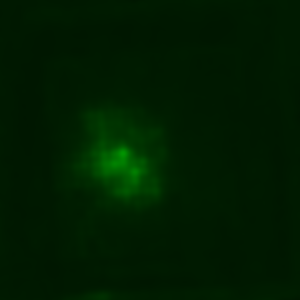
#> input picture image1/image_10_gaussian.tif, 300 x 300 px, given in place of image_8_gaussian.tif, which was not available
$ python main.py
#> lines starting #> are read from the running program, lines starting #| are printed output that depends on the picture; after the words box and inside, x2 and y2 are one past the last pixel; in counts of white or black regions, pixels touching at a corner belong together; pictures that were not available may be replaced by others from this repository, and a replacement may not be noted
### functions.py
import numpy as np
from skimage import measure
from skimage import io, filters
import  matplotlib.pyplot as plt


def normalization(image):
	"""
	归一化函数（线性归一化）
	:param image: ndarray
	:return:
	"""
	# as dtype = np.float32
	image = image.astype(np.float32)
	image = (image - np.min(image)) / (np.max(image)-np.min(image)+ 1e-14)

	return image

def clean_data(image, bright_threshold=0.38):
	image[image<bright_threshold] = 0

	return image

def binaryzation(image):
	pic = image[:, :, 1]
	a = np.nonzero(pic)

	a_h, a_w = a[0], a[1]
	length = len(a_h)
	c = np.zeros([300, 300, 3], dtype=np.float32)
	for i in range(length):
		c[a_h[i], a_w[i], 1] = 1

	return c

def find_nonzero_boundaries(image):
    # 获取矩阵的尺寸
    image = image[:, :, 1]
    rows, cols = image.shape

    # 初始化边界列表
    boundaries = []

    # 检查每一行和每一列
    for i in range(rows):
        for j in range(cols):
            # 如果当前元素非零，则检查其上下左右四个方向
            if image[i, j] != 0:
                # 上方、下方、左方、右方
                if (i > 0 and i < rows - 1 and image[i - 1, j] != 0 and image[i + 1, j] != 0) and (j > 0 and j < cols - 1 and image[i, j - 1] != 0 and image[i, j + 1] != 0):
                    continue

                # 如果四个方向都没有非零元素，则当前元素是一个边界
                boundaries.append((i, j))

    return boundaries

# [17 lines of commented-out code are left out]

def fill_binaryzation(image, indexs, s=2):
    for ind in indexs:
        img = image[max(0, ind[0]):min(300, ind[2]+1), max(0, ind[1]):min(300, ind[3]+1), 1]
        m, n = img.shape
        k1 = m+2*s
        k2 = n+2*s
        d1 = np.zeros([k1, k2], dtype=np.float32)
        d1[s:-s, :-2*s] = img[:, :]
        d2 = np.zeros([k1, k2], dtype=np.float32)
        d2[s:-s, 2*s:] = img[:, :]
        d3 = np.zeros([k1, k2], dtype=np.float32)
        d3[:-2*s, s:-s] = img[:, :]
        d4 = np.zeros([k1, k2], dtype=np.float32)
        d4[2*s:, s:-s] = img[:, :]

        d = d1 + d2 + d3 + d4

        pic = d[s:-s, s:-s]
        a = np.nonzero(pic)
        a_h, a_w = a[0], a[1]
        length = len(a_h)
        c = np.zeros([m, n], dtype=np.float32)
        for i in range(length):
            c[a_h[i], a_w[i]] = 1

        image[max(0, ind[0]):min(300, ind[2]+1), max(0, ind[1]):min(300, ind[3]+1), 1] = c

    return image

# [25 lines left out: function fill_binaryzation2, not called in this run]

def zone_division(index_list):
    d = np.zeros([300, 300], dtype=np.float32)
    for l in index_list:
        d[l[0], l[1]] = 1
    label_img = measure.label(d)
    # print("区域数量:", len(np.unique(label_img)))

    indexs = []
    for region in measure.regionprops(label_img):
        min_row, min_col, max_row, max_col = region.bbox
        indexs.append((min_row, min_col, max_row, max_col))

    return indexs

def del_area(image, indexs):
    for ind in indexs:
        num=0
        for i in range(max(0, ind[0]), min(300, ind[2]+1)):
            for j in range(max(0, ind[1]), min(300, ind[3]+1)):
                if image[i, j , 1] == 1:
                    num += 1
        if num < 100:
             image[max(0, ind[0]):min(300, ind[2]+1), max(0, ind[1]):min(300, ind[3]+1), 1] = 0

    return image

def cal_area(image, indexs):
    nums = []
    for ind in indexs:
        num=0
        for i in range(max(0, ind[0]), min(300, ind[2]+1)):
            for j in range(max(0, ind[1]), min(300, ind[3]+1)):
                if image[i, j , 1] == 1:
                    num += 1
        nums.append(num)

    return nums

# [18 lines left out: functions cal_intensity, cal_intensity_ratio, not called in this run]

def cal_finally_list(index_list, indexs, i):
    # print(indexs)

    ind = indexs[i]
    index_list2 = []

    for l in index_list:
        if ind[0] <= l[0] <= ind[2] and ind[1] <= l[1] <= ind[3]:
            index_list2.append(l)

    return index_list2

def drawing_line(image, index_list, indexs, i):
    index_list2 = cal_finally_list(index_list, indexs, i)
    for l in index_list2:
        image[l[0], l[1], 0] = 1
        image[l[0], l[1], 1] = 0

    return image

def drawing_line2(index_list, indexs, i):
    index_list2 = cal_finally_list(index_list, indexs, i)
    image = np.zeros([300, 300], dtype=np.uint8)
    for l in index_list2:
        image[l[0], l[1]] = 255

    return image

# [8 lines left out: function trans, not called in this run]

def processing_data(img_norm, threshold):
    # 数据清理后的结果
    img_clean = clean_data(img_norm, threshold)

    # 二值化后的结果
    img_binary = binaryzation(img_clean)

    # 得到边界坐标，并保存为列表
    index_list = find_nonzero_boundaries(img_binary)

    # 划分区域，得到区域的坐标范围（min_row, min_col, max_row, max_col），将多个区域保存为一个列表
    indexs = zone_division(index_list)

    # 消除较小区域
    img_del_binary = del_area(img_binary, indexs)

    # 对消除后的结果进行填充
    img_fill_binary = fill_binaryzation(img_del_binary, indexs)

    # 重新得到填充后的边界坐标，并保存为列表
    index_list2 = find_nonzero_boundaries(img_fill_binary)

    # 重新划分填充后的区域，得到区域的坐标范围（min_row, min_col, max_row, max_col），将多个区域保存为一个列表
    indexs2 = zone_division(index_list2)

    return index_list2, indexs2, img_fill_binary, img_clean

def cal_data(input_name, threshold):
    threshold2 = 0.5
    p_threshold = 0.25
    # 读取数据
    img = io.imread('./image1/%s.tif' % input_name)
    img1 = img.copy()
    img *= 255

    # 得到名字
    id = input_name.split('_')[0] + '_' + input_name.split('_')[1]

    # 读取原始裁切数据
    img_origin = io.imread('./image1/%s_origin.tif' % id)

    # 归一化后的结果
    img_norm = normalization(img)
    img_norm_copy = img_norm.copy()

    index_list, indexs, img_fill_binary, img_clean = processing_data(img_norm, threshold)
    index_list2, indexs2, _, _ = processing_data(img_norm_copy, threshold2)

    # 计算各区域面积，将多个区域面积保存为一个列表
    areas = cal_area(img_fill_binary, indexs)
    i_max = areas.index(max(areas))

    index = indexs[i_max]

    imgc = img_clean[index[0]:index[2]+1, index[1]:index[3]+1, 1]
    imgo = img_origin[index[0]:index[2]+1, index[1]:index[3]+1, 1]
    imgo_copy = imgo.copy()
    imgo_copy[imgc<threshold2] = 0
    num0 = np.count_nonzero(imgo_copy)

    imgc[imgc>=threshold2] = 0
    # imgc = fill_binaryzation2(imgc)
    # imgg[imgg<0.3] = 0
    # c[index[0]:index[2]+1, index[1]:index[3]+1, :] = imgg

    m, n = imgc.shape

    for i in range(m):
        for j in range(n):
            if imgc[i, j] == 0:
                imgo[i, j] = 0
    imgc1 = imgc[:m//2, :n//2]
    imgo1 = imgo[:m//2, :n//2]
    int1 = np.sum(imgo1)
    # print(int1)
    num1 = np.count_nonzero(imgc1)

    imgc2 = imgc[:m//2, n//2:]
    imgo2 = imgo[:m//2, n//2:]
    int2 = np.sum(imgo2)
    # print(int2)
    num2 = np.count_nonzero(imgc2)

    imgc3 = imgc[m//2:, :n//2]
    imgo3 = imgo[m//2:, :n//2]
    int3 = np.sum(imgo3)
    # print(int3)
    num3 = np.count_nonzero(imgc3)

    imgc4 = imgc[m//2:, n//2:]
    imgo4 = imgo[m//2:, n//2:]
    int4 = np.sum(imgo4)
    # print(int4)
    num4 = np.count_nonzero(imgc4)

    p1 = num1 / (num1+num2+num3+num4)
    p2 = num2 / (num1+num2+num3+num4)
    p3 = num3 / (num1+num2+num3+num4)
    p4 = num4 / (num1+num2+num3+num4)

    # [4 lines of commented-out code are left out]

    if p1 < p_threshold:
        p1 = 0
        imgc[:m//2, :n//2] = 0
    else:
        p1 = 1

    if p2 < p_threshold:
        p2 = 0
        imgc[:m//2, n//2:] = 0
    else:
        p2 = 1

    if p3 < p_threshold:
        p3 = 0
        imgc[m//2:, :n//2] = 0
    else:
        p3 = 1

    if p4 < p_threshold:
        p4 = 0
        imgc[m//2:, n//2:] = 0
    else:
        p4 = 1

    int_sum = (int1 * p1 + int2 * p2 + int3 * p3 + int4 * p4) / (num1 * p1 + num2 * p2 + num3 * p3 + num4 * p4)
    int_sum2 = np.sum(imgo_copy)/ num0
    # print(int_sum)
    # print(int_sum2)
    result = round(int_sum2/int_sum, 2)

    # c = np.zeros([m, n, 3], dtype=np.float32)
    # c[:, : , 1] = imgc
    # io.imsave('%s_clean.tif' % id, c, check_contrast=False)


    # 返回线的图
    i = areas.index(max(areas))
    # print(i)
    # print(indexs)
    img_line = drawing_line(img1, index_list2, indexs2, i)
    img_line2 = drawing_line2(index_list2, indexs2, i)


    return result, img_line, img_line2

### main.py
from functions import *
import  matplotlib.pyplot as plt
import os


def count_positive(lst):
    return sum(1 for x in lst if x >= 0)

def find_indices_of_positive_elements(lst):
    return [index for index, element in enumerate(lst) if element >= 0]

def cal_multi_data(input_dir, img_threshold, intensity_threshold1, intensity_threshold2, result_path):
    name = input_dir.split('/')[-1].split('.')[0]
    n1 = '%s_8_gaussian' % name
    n2 = '%s_9_gaussian' % name
    n3 = '%s_10_gaussian' % name
    n4 = '%s_11_gaussian' % name
    r1, img_line1_1, img_line2_1 = cal_data(n1, img_threshold)
#> in cal_data, img is the input picture: shape (300, 300, 3) float32; mean R, G, B 0, 0.115, 0
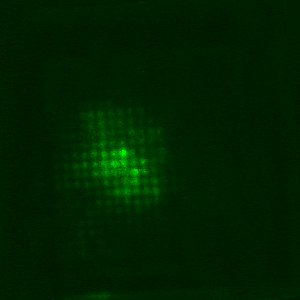
#> input picture image1/image_10_origin.tif, 300 x 300 px, given in place of image_8_origin.tif, which was not available
#> in cal_data, img_origin is the input picture: shape (300, 300, 3) uint16; mean R, G, B 0, 7559.6, 0
#> in binaryzation, `a = np.nonzero(pic)`: a = 6052 positions, rows 110 to 299, columns 73 to 164
#> in binaryzation, `a_h, a_w = a[0], a[1]`: a_h = 6052 values from 110 to 299; a_w = 6052 values, max 164 at index 2415, min 73 at index 3422, mean 121
#> in binaryzation, `length = len(a_h)`: length = 6052
#> in find_nonzero_boundaries, `image = image[:, :, 1]`:
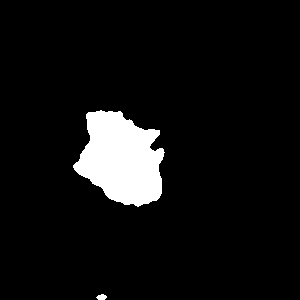
#> image: shape (300, 300) float32; values 0 (black) and 1 (white), 6.7% white; 2 white regions, box (x1, y1, x2, y2) and area: (73, 110, 165, 207) 6004, (96, 294, 107, 300) 48
#> in processing_data, `index_list = find_nonzero_boundaries(img_binary)`: index_list = 324 pairs, first value 110 to 299, second value 73 to 164
#> the loop in zone_division, `for l in index_list:` made 324 passes
#> l on passes 1 to 3: (110, 100), (110, 101), (111, 96)
#> after the loop in zone_division, `for l in index_list:`: d: shape (300, 300) float32; values 0 (black) and 1 (white), 0.36% white in thin lines or dots, all inside (x1, y1, x2, y2) = (73, 110, 165, 300)
#> in zone_division, `label_img = measure.label(d)`: label_img: shape (300, 300) int64; 3 distinct labels, from 0 to 2
#> the loop in zone_division, `for region in measure.regionprops(label_img):` made 2 passes
#> (min_row, min_col, max_row, max_col) on passes 1 to 2: (110, 73, 207, 165), (294, 96, 300, 107)
#> after the loop in zone_division, `for region in measure.regionprops(label_img):`: indexs = [(110, 73, 207, 165), (294, 96, 300, 107)]
#> the loop in del_area, `for ind in indexs:` made 2 passes
#> ind on passes 1 to 2: (110, 73, 207, 165), (294, 96, 300, 107)
#> the loop in fill_binaryzation, `for ind in indexs:` made 2 passes
#> (ind, m, n, k1, k2, a, length) on passes 1 to 2: ((110, 73, 207, 165), 98, 93, 102, 97, 6588 positions, rows 0 to 97, columns 0 to 92, 6588), ((294, 96, 300, 107), 6, 12, 10, 16, (empty array, empty array), 0)
#> pass 1, in fill_binaryzation, `img = image[max(0, ind[0]):min(300, ind[2]+1), max(0, ind[1]):min(300,..`:
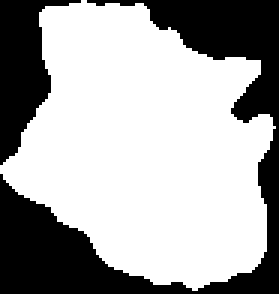
#> img: shape (98, 93) float32 (shown 3 times larger); values 0 (black) and 1 (white), 65.9% white; 2 black regions, box (x1, y1, x2, y2) and area: (0, 0, 93, 98) 2418, (0, 0, 27, 55) 692
#> after the loop in fill_binaryzation, `for ind in indexs:`: image: shape (300, 300, 3) float32; mean of channels 0, 1, 2 0, 0.0732, 0
#> in find_nonzero_boundaries (call 2), `image = image[:, :, 1]`: image: shape (300, 300) float32; values 0 (black) and 1 (white), 7.3% white; 1 white region, box (x1, y1, x2, y2) and area: (73, 110, 166, 208) 6588
#> in processing_data, `index_list2 = find_nonzero_boundaries(img_fill_binary)`: index_list2 = 310 pairs, first value 110 to 207, second value 73 to 165
#> the loop in zone_division (call 2), `for l in index_list:` made 310 passes
#> l on passes 1 to 3: (110, 88), (110, 89), (110, 90)
#> after the loop in zone_division (call 2), `for l in index_list:`: d: shape (300, 300) float32; values 0 (black) and 1 (white), 0.34% white in thin lines or dots, all inside (x1, y1, x2, y2) = (73, 110, 166, 208)
#> the loop in zone_division (call 2), `for region in measure.regionprops(label_img):` made 1 pass
#> (min_row, min_col, max_row, max_col) on pass 1: (110, 73, 208, 166)
#> in processing_data, `indexs2 = zone_division(index_list2)`: indexs2 = [(110, 73, 208, 166)]
#> in cal_data, `index_list, indexs, img_fill_binary, img_clean = processing_data(img_n..`: index_list has the same summary as index_list2 in processing_data
#> in find_nonzero_boundaries (call 3), `image = image[:, :, 1]`: image: shape (300, 300) float32; values 0 (black) and 1 (white), 1.8% white; 1 white region, box (x1, y1, x2, y2) and area: (95, 144, 147, 195) 1644
#> after the loop in zone_division (call 3), `for l in index_list:`: d: shape (300, 300) float32; values 0 (black) and 1 (white), 0.18% white in thin lines or dots, all inside (x1, y1, x2, y2) = (95, 144, 147, 195)
#> the loop in del_area (call 2), `for ind in indexs:` made 1 pass
#> ind on pass 1: (144, 95, 195, 147)
#> the loop in fill_binaryzation (call 2), `for ind in indexs:` made 1 pass
#> (ind, m, n, k1, k2, a, length) on pass 1: ((144, 95, 195, 147), 52, 53, 56, 57, 1939 positions, rows 0 to 51, columns 0 to 52, 1939)
#> after the loop in fill_binaryzation (call 2), `for ind in indexs:`: c: shape (52, 53) float32; values 0 (black) and 1 (white), 70.4% white; 6 black regions (1 under 20 px), largest, box (x1, y1, x2, y2) and area: (0, 29, 26, 52) 407, (33, 0, 53, 16) 190, (35, 30, 53, 52) 164, (0, 0, 5, 9) 32, (11, 0, 20, 3) 20
#> after the loop in fill_binaryzation (call 2), `for ind in indexs:`: d1: shape (56, 57) float32; values 0 (black) and 1 (white), 51.5% white; 1 black region, box (x1, y1, x2, y2) and area: (0, 0, 57, 56) 1548
#> after the loop in fill_binaryzation (call 2), `for ind in indexs:`: d3: shape (56, 57) float32; values 0 (black) and 1 (white), 51.5% white; 2 black regions, box (x1, y1, x2, y2) and area: (0, 0, 57, 56) 1495, (11, 0, 27, 5) 53
#> in find_nonzero_boundaries (call 4), `image = image[:, :, 1]`: image: shape (300, 300) float32; values 0 (black) and 1 (white), 2.2% white; 1 white region, box (x1, y1, x2, y2) and area: (95, 144, 148, 196) 1939
#> the loop in zone_division (call 4), `for l in index_list:` made 170 passes
#> l on passes 1 to 3: (144, 100), (144, 101), (144, 102)
#> after the loop in zone_division (call 4), `for l in index_list:`:
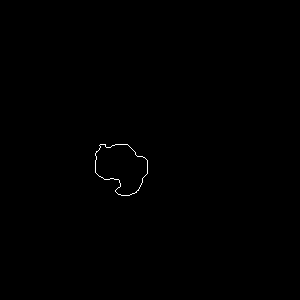
#> d: shape (300, 300) float32; values 0 (black) and 1 (white), 0.19% white in thin lines or dots, all inside (x1, y1, x2, y2) = (95, 144, 148, 196)
#> the loop in zone_division (call 4), `for region in measure.regionprops(label_img):` made 1 pass
#> (min_row, min_col, max_row, max_col) on pass 1: (144, 95, 196, 148)
#> after the loop in zone_division (call 4), `for region in measure.regionprops(label_img):`: indexs = [(144, 95, 196, 148)]
#> in cal_data, `index_list2, indexs2, _, _ = processing_data(img_norm_copy, threshold2)`: index_list2 = 170 pairs, first value 144 to 195, second value 95 to 147; indexs2 = [(144, 95, 196, 148)]
#> the loop in cal_area, `for ind in indexs:` made 1 pass
#> ind on pass 1: (110, 73, 208, 166)
#> after the loop in cal_area, `for ind in indexs:`: nums = [6588]
#> in cal_data, `i_max = areas.index(max(areas))`: i_max = 0
#> in cal_data, `index = indexs[i_max]`: index = (110, 73, 208, 166)
#> in cal_data, `imgo_copy[imgc<threshold2] = 0`:
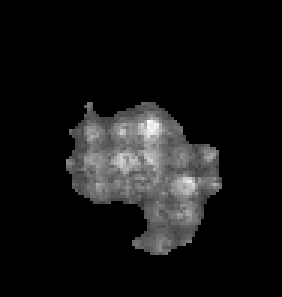
#> imgo_copy: shape (99, 94) uint16 (shown 3 times larger); min 0, max 56335, mean 4466; drawn with min black and max white
#> in cal_data, `num0 = np.count_nonzero(imgo_copy)`: num0 = 1644
#> in cal_data, `imgc[imgc>=threshold2] = 0`:
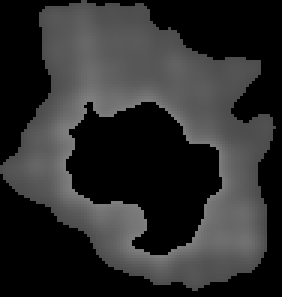
#> imgc: shape (99, 94) float32 (shown 3 times larger); min 0, max 0.5, mean 0.174
#> in cal_data, `int1 = np.sum(imgo1)`: int1 = 19110510
#> in cal_data, `num1 = np.count_nonzero(imgc1)`: num1 = 1350
#> in cal_data, `int2 = np.sum(imgo2)`: int2 = 14765391
#> in cal_data, `num2 = np.count_nonzero(imgc2)`: num2 = 1124
#> in cal_data, `int3 = np.sum(imgo3)`: int3 = 12171108
#> in cal_data, `num3 = np.count_nonzero(imgc3)`: num3 = 835
#> in cal_data, `imgc4 = imgc[m//2:, n//2:]`:
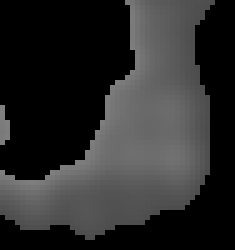
#> imgc4: shape (50, 47) float32 (shown 5 times larger); min 0, max 0.5, mean 0.171
#> in cal_data, `int4 = np.sum(imgo4)`: int4 = 15105745
#> in cal_data, `num4 = np.count_nonzero(imgc4)`: num4 = 1051
#> in cal_data, `p1 = num1 / (num1+num2+num3+num4)`: p1 = 0.31
#> in cal_data, `p2 = num2 / (num1+num2+num3+num4)`: p2 = 0.258
#> in cal_data, `p3 = num3 / (num1+num2+num3+num4)`: p3 = 0.192
#> in cal_data, `p4 = num4 / (num1+num2+num3+num4)`: p4 = 0.241
#> in cal_data, `int_sum = (int1 * p1 + int2 * p2 + int3 * p3 + int4 * p4) / (num1 * p1..`: int_sum = 13692.8
#> in cal_data, `int_sum2 = np.sum(imgo_copy)/ num0`: int_sum2 = 25280.3
#> in cal_data, `result = round(int_sum2/int_sum, 2)`: result = 1.85
#> in cal_data, `i = areas.index(max(areas))`: i = 0
#> in cal_finally_list, `ind = indexs[i]`: ind = (144, 95, 196, 148)
#> the loop in cal_finally_list, `for l in index_list:` made 170 passes
#> the loop in drawing_line, `for l in index_list2:` made 170 passes
#> the loop in cal_finally_list (call 2), `for l in index_list:` made 170 passes
#> the loop in drawing_line2, `for l in index_list2:` made 170 passes
#> r1 = 1.85
    r2, img_line1_2, img_line2_2 = cal_data(n2, img_threshold)
    r3, img_line1_3, img_line2_3 = cal_data(n3, img_threshold)
    r4, _, _ = cal_data(n4, img_threshold)

    rs = [r1, r2, r3]
    # print(rs)
    # print(r4)

    # img_lines1 = [img_line1_1, img_line1_2, img_line1_3]
    img_lines2 = [img_line2_1, img_line2_2, img_line2_3]

    li = [r1-intensity_threshold1, r2-intensity_threshold1, r3-intensity_threshold1]
    num = count_positive(li)

    max_index = rs.index(max(rs))

    if num != 0:
        print('Tumor is found!')
        # img_line1 = img_lines1[max_index]
        img_line2 = img_lines2[max_index]

        plt.imshow(img_line2, cmap='Greys_r')
        plt.axis('off')
        # [4 lines of commented-out code are left out]
        plt.show()
        plt.close()
        io.imsave(result_path + 'result.png', img_line2, check_contrast=False)

        # [5 lines of commented-out code are left out]

    else:
        r_max = rs[max_index]
        ratio = r4 / r_max
        if ratio >= intensity_threshold2:
            print('Tumor is found!')
            img_line2 = img_lines2[max_index]
            plt.imshow(img_line2, cmap='Greys_r')
            plt.axis('off')
            # plt.text(100, 30, 'Tumor is found!', fontsize=15, horizontalalignment='center', color='white')

            # plt.savefig(result_path + 'result.png', dpi=600)
            plt.show()
            plt.close()
            io.imsave(result_path + 'result.png', img_line2, check_contrast=False)

        else:
            print('There is no tumor!')


if __name__ == '__main__':

    input_dir = './data/image.tif'

    img_threshold = 0.3
    intensity_threshold1 = 1.259
    intensity_threshold2 = 1.254

    result_path = './results/'
    if not os.path.exists(result_path):
        os.mkdir(result_path)

#> (the run stopped early here; a loop or call above may not have finished)
